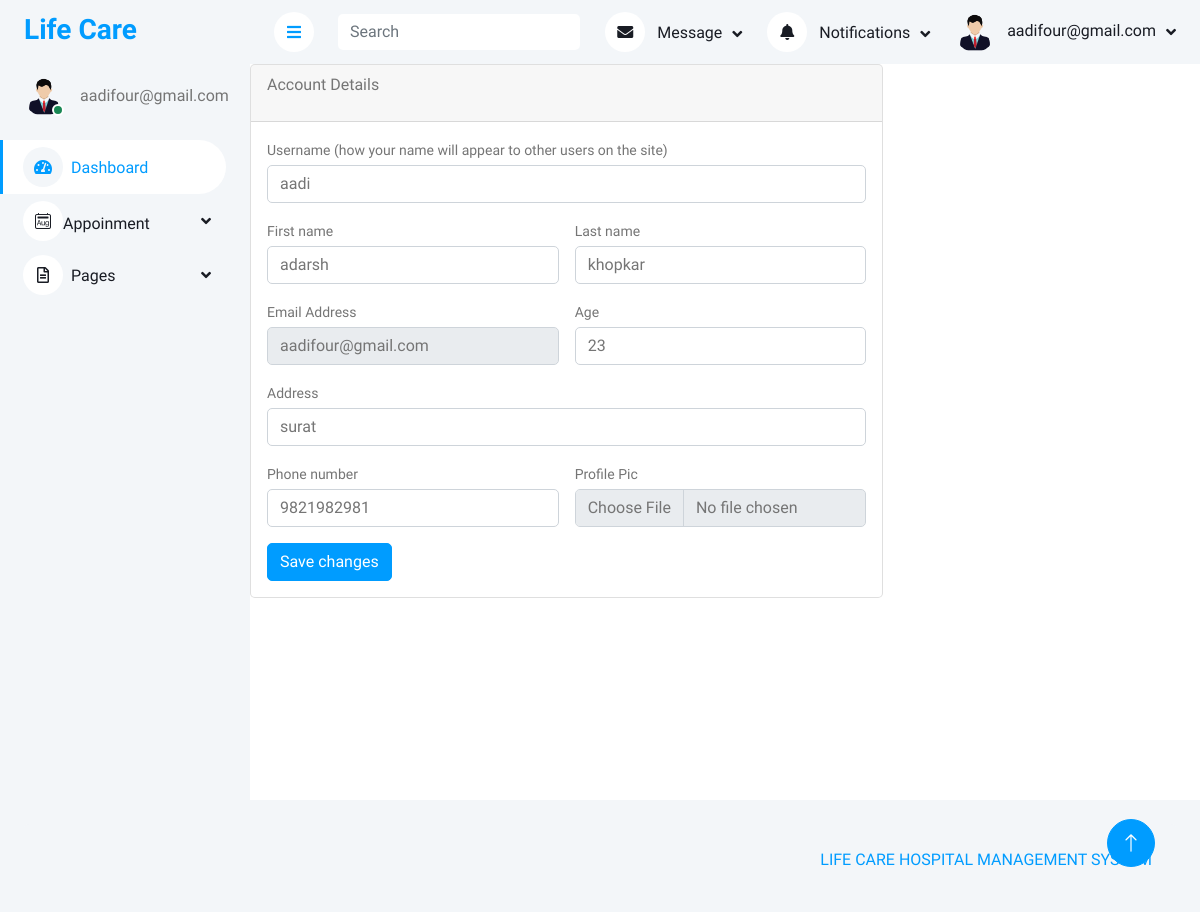
Page /p_profile/ (signed in) on the committed database.
### myapp/models.py (models this page shows, shortened)
class User(models.Model):
    uname = models.CharField(max_length=50)
    email = models.EmailField(unique=True)
    password = models.CharField(max_length=30)
    pic = models.FileField(upload_to='profile',default='avatar.png')
    fname=models.CharField(max_length=30,null=True)
    lname=models.CharField(max_length=30,null=True)
    mobile=models.CharField(max_length=15,null=True)
    age=models.CharField(max_length=30,null=True)
    address=models.TextField(null=True,blank=True)

### myapp/views.py (the view, shortened to what this page needs)
# urls.py: path('p_profile/',views.p_profile,name="p_profile"),
def p_profile(request):
    uid=User.objects.get(email=request.session['email'])
    return render(request,'p_profile.html',{'uid':uid})

### myapp/templates/p_profile.html (shortened to what this page needs)
{% extends 'header.html' %}
{% load static %}
{% block content %}
        <div class="col-xl-8">
            <div class="card mb-4">
                <div class="card-header">Account Details <p style="color:red" ;>{{msg}}</p></div>
                <div class="card-body">
                    <form action="{% url 'p_profile' %}" method="POST" enctype="multipart/form-data">
                        <div class="mb-3">
                            <label class="small mb-1" for="uname">Username (how your name will appear to other users on the site)</label>
                            <input class="form-control" name="uname" id="uname" type="text" placeholder="Enter your username" value="{{uid.uname}}">
                        </div>
                        <div class="row gx-3 mb-3">
                            <div class="col-md-6">
                                <label class="small mb-1" for="fname">First name</label>
                                <input class="form-control" name="fname" id="fname" type="text" placeholder="Enter your first name" value="{{uid.fname}}">
                            </div>
                            <div class="col-md-6">
                                <label class="small mb-1" for="lname">Last name</label>
                                <input class="form-control" name="lname" id="lname" type="text" placeholder="Enter your last name" value="{{uid.lname}}">
                            </div>
                        </div>
                        <div class="row gx-3 mb-3">
                            <div class="col-md-6">
                                <label class="small mb-1" for="">Email Address</label>
                                <input class="form-control" name="email" id="email" type="email" placeholder="Enter your email address" value="{{uid.email}}" readonly>
                            </div>
                            <div class="col-md-6">
                                <label class="small mb-1" for="age">Age</label>
                                <input class="form-control" name="age" id="age" type="text" placeholder="Enter your age" value="{{uid.age}}">
                            </div>
                        </div>
                        <div class="mb-3">
                            <label class="small mb-1" for="address">Address</label>
                            <input class="form-control" name="address" id="address" type="text" placeholder="Enter your address" value="{{uid.address}}">
                        </div>
                        <div class="row gx-3 mb-3">
                            <div class="col-md-6">
                                <label class="small mb-1" for="mobile">Phone number</label>
                                <input class="form-control" name="mobile" id="mobile" type="tel" placeholder="Enter your phone number" value="{{uid.mobile}}">
                            </div>
                            <div class="col-md-6">
                                <label class="small mb-1" for="pic">Profile Pic</label>
                                <input class="form-control" id="pic" type="file" name="pic" placeholder="upload your pic" value="">
                            </div>
                        </div>
                        <button class="btn btn-primary" type="submit">Save changes</button>
                    </form>
                </div>
            </div>
        </div>
    </div>
</div>
{% endblock %}

### myapp/templates/header.html (shortened to what this page needs)
{% load static %}
<!DOCTYPE html>
<html lang="en">
<head>
    <link href="https://cdnjs.cloudflare.com/ajax/libs/font-awesome/5.10.0/css/all.min.css" rel="stylesheet">
    <link href="https://cdn.jsdelivr.net/npm/bootstrap-icons@1.4.1/font/bootstrap-icons.css" rel="stylesheet">
    <link href='{%static "lib/owlcarousel/assets/owl.carousel.min.css" %}' rel="stylesheet">
    <link href='{%static "lib/tempusdominus/css/tempusdominus-bootstrap-4.min.css" %}' rel="stylesheet" />
    <link href='{%static "pdashcss/bootstrap.min.css" %}' rel="stylesheet">
    <link href='{%static "pdashcss/style.css" %}' rel="stylesheet">
</head>
<body>
    <div class="container-xxl position-relative bg-white d-flex p-0">
        <div class="sidebar pe-4 pb-3">
            <nav class="navbar bg-light navbar-light">
                <a href='{% url "index" %}' class="navbar-brand mx-4 mb-3">
                    <h3 class="text-primary">Life Care</h3>
                </a>
                <div class="d-flex align-items-center ms-4 mb-4">
                    <div class="position-relative">
                        <img class="rounded-circle" src="{{uid.pic.url}}" alt="" style="width: 40px; height: 40px;">
                        <div class="bg-success rounded-circle border border-2 border-white position-absolute end-0 bottom-0 p-1"></div>
                    </div>
                    <div class="ms-3">
                        <span>{{uid.email}}</span>
                    </div>
                </div>
                <div class="navbar-nav w-100">
                    <a href='{% url "dashboard" %}' class="nav-item nav-link active"><i class="fa fa-tachometer-alt me-2"></i>Dashboard</a>
                    <div class="nav-item dropdown">
                        <a href="#" class="nav-link dropdown-toggle" data-bs-toggle="dropdown"><i class="bi bi-calendar2-month"></i>Appoinment</a>
                    </div>
                    <div class="nav-item dropdown">
                        <a href="#" class="nav-link dropdown-toggle" data-bs-toggle="dropdown"><i class="far fa-file-alt me-2"></i>Pages</a>
                    </div>
                </div>
            </nav>
        </div>
        <div class="content">
            <nav class="navbar navbar-expand bg-light navbar-light sticky-top px-4 py-0">
                <a href="#" class="sidebar-toggler flex-shrink-0">
                    <i class="fa fa-bars"></i>
                </a>
                <form class="d-none d-md-flex ms-4">
                    <input class="form-control border-0" type="search" placeholder="Search">
                </form>
                <div class="navbar-nav align-items-center ms-auto">
                    <div class="nav-item dropdown">
                        <a href="#" class="nav-link dropdown-toggle" data-bs-toggle="dropdown">
                            <i class="fa fa-envelope me-lg-2"></i>
                            <span class="d-none d-lg-inline-flex">Message</span>
                        </a>
                    </div>
                    <div class="nav-item dropdown">
                        <a href="#" class="nav-link dropdown-toggle" data-bs-toggle="dropdown">
                            <i class="fa fa-bell me-lg-2"></i>
                            <span class="d-none d-lg-inline-flex">Notifications</span>
                        </a>
                    </div>
                    <div class="nav-item dropdown">
                        <a href="#" class="nav-link dropdown-toggle" data-bs-toggle="dropdown">
                            <img class="rounded-circle me-lg-2" src="{{uid.pic.url}}"alt="" style="width: 40px; height: 40px;">
                            <span class="d-none d-lg-inline-flex">{{uid.email}}</span>
                        </a>
                    </div>
                </div>
            </nav>
            {% block content %}
            {% endblock %}
             <div class="container-fluid pt-4 px-4">
                <div class="bg-light rounded-top p-4">
                    <div class="row">
                        <div class="col-12 col-sm-6 text-center text-sm-start">
                        </div>
                        <div class="col-12 col-sm-6 text-center text-sm-end">
                            <p style="color: #009CFF;">LIFE CARE HOSPITAL MANAGEMENT SYSTEM</p>
                        </div>
                    </div>
                </div>
            </div>
            <a href="#" class="btn btn-lg btn-primary btn-lg-square back-to-top"><i class="bi bi-arrow-up"></i></a>
    </body>
    </html>

### myapp/static/pdashcss/style.css (style rules this page uses)
:root { --primary: #009CFF; --light: #F3F6F9; --dark: #191C24; }
.back-to-top { position: fixed; display: none; right: 45px; bottom: 45px; z-index: 99; }
.btn { transition: .5s; }
.btn.btn-primary { color: #FFFFFF; }
.btn-lg-square { width: 48px; height: 48px; }
.btn-square, .btn-sm-square, .btn-lg-square { padding: 0; display: inline-flex; align-items: center; justify-content: center; font-weight: normal; border-radius: 50px; }
.sidebar { position: fixed; top: 0; left: 0; bottom: 0; width: 250px; height: 100vh; overflow-y: auto; background: var(--light); transition: 0.5s; z-index: 999; }
.content { margin-left: 250px; min-height: 100vh; background: #FFFFFF; transition: 0.5s; }
@media (min-width: 992px) { .sidebar { margin-left: 0; } }
@media (min-width: 992px) { .content { width: calc(100% - 250px); } }
.sidebar .navbar .navbar-nav .nav-link { padding: 7px 20px; color: var(--dark); font-weight: 500; border-left: 3px solid var(--light); border-radius: 0 30px 30px 0; outline: none; }
.sidebar .navbar .navbar-nav .nav-link:hover, .sidebar .navbar .navbar-nav .nav-link.active { color: var(--primary); background: #FFFFFF; border-color: var(--primary); }
.sidebar .navbar .navbar-nav .nav-link i { width: 40px; height: 40px; display: inline-flex; align-items: center; justify-content: center; background: #FFFFFF; border-radius: 40px; }
.sidebar .navbar .navbar-nav .nav-link:hover i, .sidebar .navbar .navbar-nav .nav-link.active i { background: var(--light); }
.sidebar .navbar .dropdown-toggle::after { position: absolute; top: 15px; right: 15px; border: none; content: "\f107"; font-family: "Font Awesome 5 Free"; font-weight: 900; transition: .5s; }
.content .navbar .navbar-nav .nav-link { margin-left: 25px; padding: 12px 0; color: var(--dark); outline: none; }
.content .navbar .sidebar-toggler, .content .navbar .navbar-nav .nav-link i { width: 40px; height: 40px; display: inline-flex; align-items: center; justify-content: center; background: #FFFFFF; border-radius: 40px; }
.content .navbar .dropdown-toggle::after { margin-left: 6px; vertical-align: middle; border: none; content: "\f107"; font-family: "Font Awesome 5 Free"; font-weight: 900; transition: .5s; }

### rows in the picture
User: pic (placeholder picture), email "aadifour@gmail.com", uname "aadi", fname "adarsh", lname "khopkar", age "23", address "surat", mobile "9821982981"
